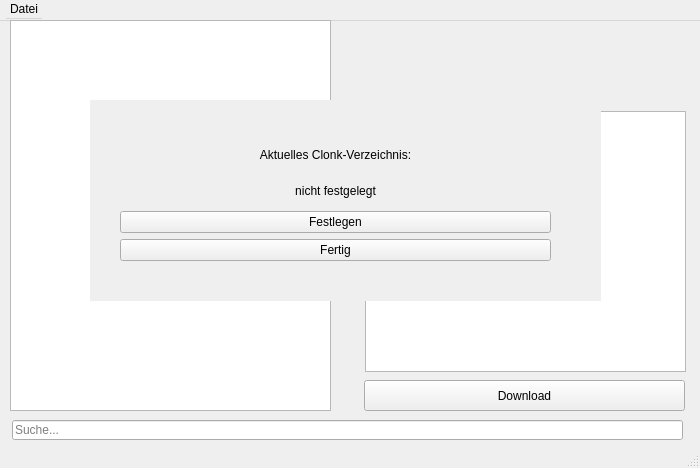
<?xml version="1.0" encoding="UTF-8"?>
<ui version="4.0">
 <class>MainWindow</class>
 <widget class="QMainWindow" name="MainWindow">
  <property name="geometry">
   <rect>
    <x>0</x>
    <y>0</y>
    <width>700</width>
    <height>468</height>
   </rect>
  </property>
  <property name="windowTitle">
   <string>CCAN Viewer</string>
  </property>
  <widget class="QWidget" name="centralwidget">
   <widget class="QMenuBar" name="menubar">
    <property name="geometry">
     <rect>
      <x>0</x>
      <y>0</y>
      <width>800</width>
      <height>21</height>
     </rect>
    </property>
    <widget class="QMenu" name="menuDatei">
     <property name="title">
      <string>Datei</string>
     </property>
     <addaction name="actSettings"/>
    </widget>
    <addaction name="menuDatei"/>
   </widget>
   <widget class="QLabel" name="lblTitle">
    <property name="geometry">
     <rect>
      <x>370</x>
      <y>30</y>
      <width>311</width>
      <height>31</height>
     </rect>
    </property>
    <property name="font">
     <font>
      <pointsize>11</pointsize>
      <weight>75</weight>
      <bold>true</bold>
     </font>
    </property>
    <property name="autoFillBackground">
     <bool>true</bool>
    </property>
    <property name="text">
     <string/>
    </property>
    <property name="alignment">
     <set>Qt::AlignCenter</set>
    </property>
   </widget>
   <widget class="QLabel" name="lblAuthor">
    <property name="geometry">
     <rect>
      <x>370</x>
      <y>70</y>
      <width>311</width>
      <height>31</height>
     </rect>
    </property>
    <property name="font">
     <font>
      <italic>false</italic>
     </font>
    </property>
    <property name="autoFillBackground">
     <bool>true</bool>
    </property>
    <property name="text">
     <string/>
    </property>
    <property name="alignment">
     <set>Qt::AlignCenter</set>
    </property>
   </widget>
   <widget class="QPushButton" name="btnDownload">
    <property name="geometry">
     <rect>
      <x>364</x>
      <y>380</y>
      <width>321</width>
      <height>31</height>
     </rect>
    </property>
    <property name="text">
     <string>Download</string>
    </property>
   </widget>
   <widget class="QListWidget" name="lsEntries">
    <property name="geometry">
     <rect>
      <x>10</x>
      <y>20</y>
      <width>321</width>
      <height>391</height>
     </rect>
    </property>
   </widget>
   <widget class="QTextBrowser" name="txtDescription">
    <property name="geometry">
     <rect>
      <x>365</x>
      <y>111</y>
      <width>321</width>
      <height>261</height>
     </rect>
    </property>
    <property name="openExternalLinks">
     <bool>true</bool>
    </property>
   </widget>
   <widget class="QWidget" name="dlgSettings" native="true">
    <property name="geometry">
     <rect>
      <x>90</x>
      <y>100</y>
      <width>511</width>
      <height>201</height>
     </rect>
    </property>
    <property name="sizePolicy">
     <sizepolicy hsizetype="Fixed" vsizetype="Fixed">
      <horstretch>0</horstretch>
      <verstretch>0</verstretch>
     </sizepolicy>
    </property>
    <property name="autoFillBackground">
     <bool>true</bool>
    </property>
    <widget class="QWidget" name="gridLayoutWidget">
     <property name="geometry">
      <rect>
       <x>30</x>
       <y>40</y>
       <width>431</width>
       <height>121</height>
      </rect>
     </property>
     <layout class="QGridLayout" name="gridLayout">
      <item row="2" column="1">
       <widget class="QPushButton" name="btnClonkDir">
        <property name="text">
         <string>Festlegen</string>
        </property>
       </widget>
      </item>
      <item row="1" column="1">
       <widget class="QLabel" name="lblClonkDir">
        <property name="text">
         <string>nicht festgelegt</string>
        </property>
        <property name="alignment">
         <set>Qt::AlignCenter</set>
        </property>
       </widget>
      </item>
      <item row="0" column="1">
       <widget class="QLabel" name="lblClonkDirText">
        <property name="text">
         <string>Aktuelles Clonk-Verzeichnis:</string>
        </property>
        <property name="alignment">
         <set>Qt::AlignCenter</set>
        </property>
       </widget>
      </item>
      <item row="3" column="1">
       <widget class="QPushButton" name="btnSetFinished">
        <property name="text">
         <string>Fertig</string>
        </property>
       </widget>
      </item>
     </layout>
    </widget>
   </widget>
   <widget class="QLineEdit" name="txtSearch">
    <property name="geometry">
     <rect>
      <x>12</x>
      <y>420</y>
      <width>671</width>
      <height>20</height>
     </rect>
    </property>
    <property name="placeholderText">
     <string>Suche...</string>
    </property>
   </widget>
  </widget>
  <widget class="QStatusBar" name="statusbar"/>
  <action name="actSettings">
   <property name="text">
    <string>Einstellungen</string>
   </property>
  </action>
 </widget>
 <resources/>
 <connections/>
</ui>
